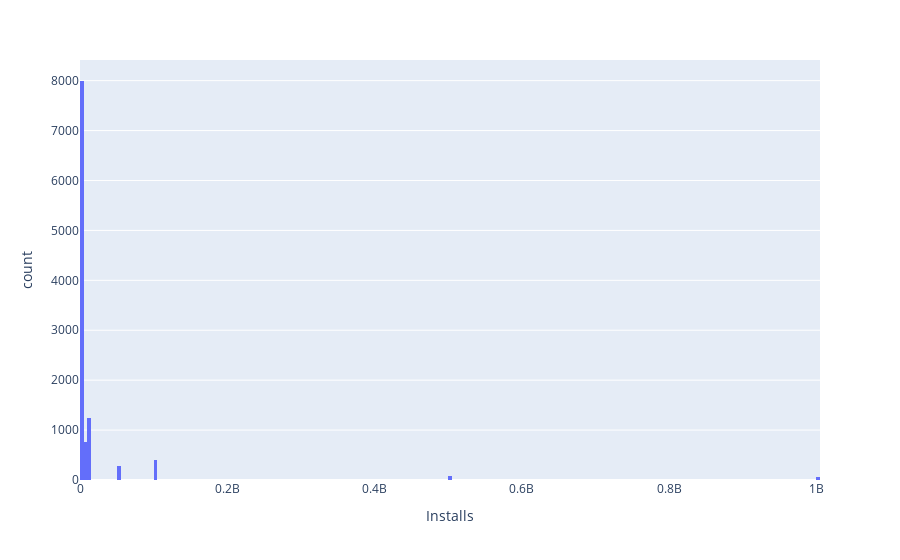

The code cell stored with this chart in its notebook:
### Code cell
px.histogram(df, x='Installs')

### Figure 1 — Plotly figure (JSON) as saved in the notebook; plotly's stock layout.template omitted (floating-point values rounded to 4 significant figures; data arrays with more than 128 entries replaced by an {"elided": "..."} marker saying what was removed)
{"data": [{"alignmentgroup": "True", "bingroup": "x", "hovertemplate": "Installs=%{x}<br>count=%{y}<extra></extra>", "legendgroup": "", "marker": {"color": "#636efa"}, "name": "", "offsetgroup": "", "orientation": "v", "showlegend": false, "type": "histogram", "x": {"elided": "10825 int values"}, "xaxis": "x", "yaxis": "y"}], "layout": {"barmode": "relative", "legend": {"tracegroupgap": 0}, "margin": {"t": 60}, "xaxis": {"anchor": "y", "domain": [0, 1], "title": {"text": "Installs"}}, "yaxis": {"anchor": "x", "domain": [0, 1], "title": {"text": "count"}}}}
